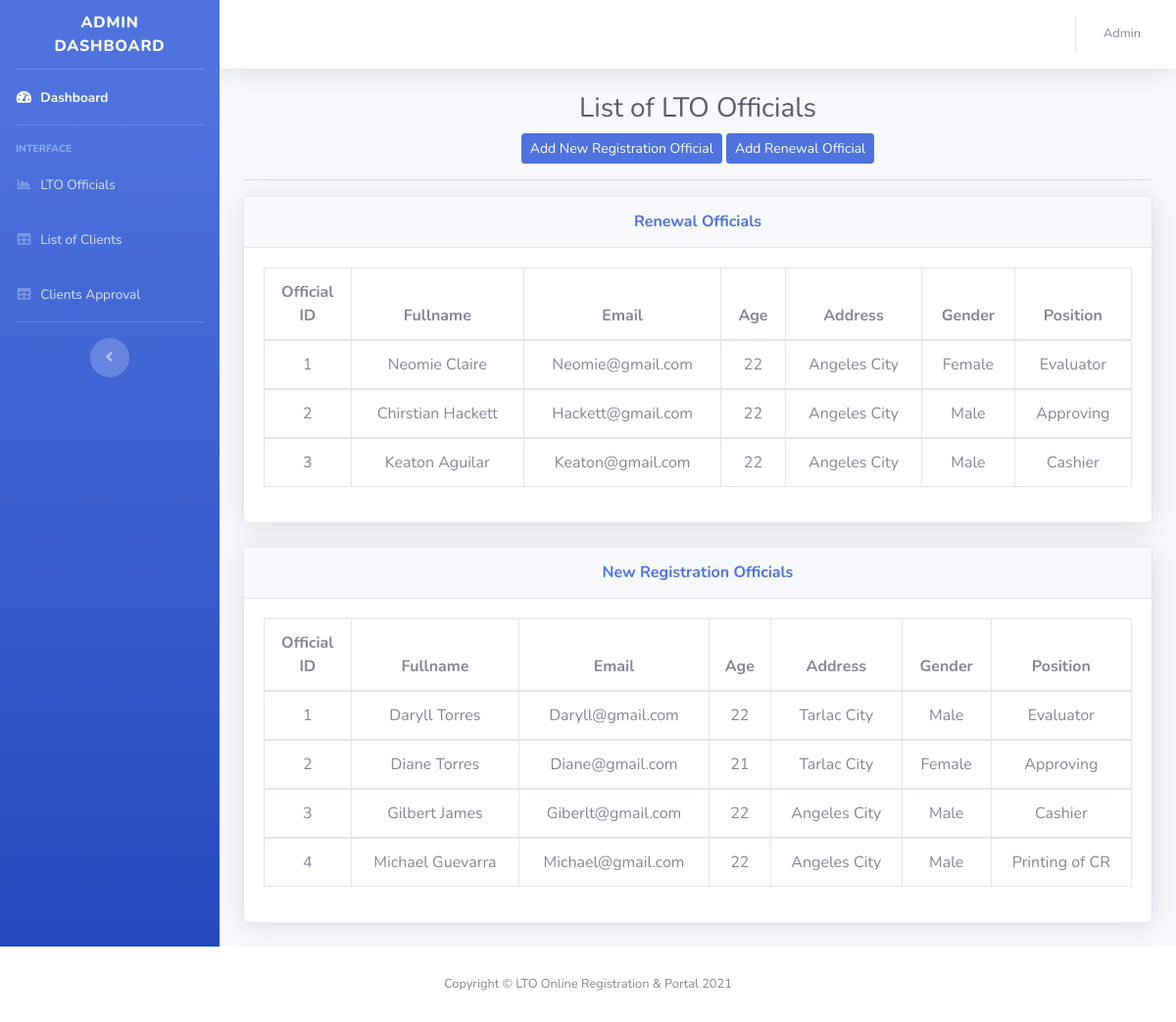
Page /aoDashboard.php on the committed database.
### tables this page shows
CREATE TABLE `renewalofficialstbl` (
  `ID` int(11) NOT NULL,
  `Fullname` varchar(255) NOT NULL,
  `Birthdate` varchar(255) NOT NULL,
  `Age` varchar(255) NOT NULL,
  `Address` varchar(255) NOT NULL,
  `Gender` varchar(255) NOT NULL,
  `Position` varchar(255) NOT NULL,
  `Email` varchar(255) NOT NULL,
  `Password` varchar(255) NOT NULL,
  `Status` tinyint(4) NOT NULL
);

CREATE TABLE `registrationofficialstbl` (
  `ID` int(11) NOT NULL,
  `Fullname` varchar(255) NOT NULL,
  `Birthdate` varchar(255) NOT NULL,
  `Age` varchar(255) NOT NULL,
  `Address` varchar(255) NOT NULL,
  `Gender` varchar(255) NOT NULL,
  `Position` varchar(255) NOT NULL,
  `Email` varchar(255) NOT NULL,
  `Password` varchar(255) NOT NULL,
  `Status` tinyint(4) NOT NULL
);

### aoDashboard.php (the view, shortened to what this page needs)
<!DOCTYPE html>
<html lang="en">
<head>
    <link href="vendor/fontawesome-free/css/all.min.css" rel="stylesheet" type="text/css">
    <link href="css/sb-admin-2.min.css" rel="stylesheet">
</head>
<body id="page-top">
    <div id="wrapper">
        <ul class="navbar-nav bg-gradient-primary sidebar sidebar-dark accordion" id="accordionSidebar">
            <a class="sidebar-brand d-flex align-items-center justify-content-center">
                <div class="sidebar-brand-text mx-3">Admin Dashboard</div>
            </a>
            <hr class="sidebar-divider my-0">
            <li class="nav-item active">
                <a class="nav-link" href="aDashboard.php">
                    <i class="fas fa-fw fa-tachometer-alt"></i>
                    <span>Dashboard</span></a>
            </li>
            <hr class="sidebar-divider">
            <div class="sidebar-heading">
                Interface
            </div>
            <li class="nav-item">
                <a class="nav-link" href="aoDashboard.php">
                    <i class="fas fa-fw fa-chart-area"></i>
                    <span>LTO Officials</span></a>
            </li>
            <li class="nav-item">
                <a class="nav-link" href="acDashboard.php">
                    <i class="fas fa-fw fa-table"></i>
                    <span>List of Clients</span></a>
            </li>
            <li class="nav-item">
                <a class="nav-link" href="acaDashboard.php">
                    <i class="fas fa-fw fa-table"></i>
                    <span>Clients Approval</span></a>
            </li>
            <hr class="sidebar-divider d-none d-md-block">
            <div class="text-center d-none d-md-inline">
                <button class="rounded-circle border-0" id="sidebarToggle"></button>
            </div>
        </ul>
        <div id="content-wrapper" class="d-flex flex-column">
            <div id="content">
                <nav class="navbar navbar-expand navbar-light bg-white topbar mb-4 static-top shadow">
                    <ul class="navbar-nav ml-auto">
                        <li class="nav-item dropdown no-arrow">
                            <a class="nav-link dropdown-toggle" href="#" id="userDropdown" role="button"
                                data-toggle="dropdown" aria-haspopup="true" aria-expanded="false">
                                <span class="mr-2 d-none d-lg-inline text-gray-600 small">Admin</span>
                            </a>
                        </li>
                    </ul>
                </nav>
                <div class="container-fluid" style = "text-align:center">
                    <h1 class="h3 mb-2 text-gray-800">List of LTO Officials</h1>
                    <button type="button" class="open-addNewLesson btn btn-primary btn-sm" data-toggle="modal" data-target="#addNewRegistration" > Add New Registration Official</button>
                            <button type="button" class="open-addNewLesson btn btn-primary btn-sm" data-toggle="modal" data-target="#addNewRenewal" > Add Renewal Official</button>
                            <hr>
                    <div class="card shadow mb-4">
                        <div class="card-header py-3">
                            <h6 class="m-0 font-weight-bold text-primary">Renewal Officials</h6>
                        </div>
                        <div class="card-body">
                            <div class="table-responsive">
                                <table  class="table table-bordered" id="dataTable" width="100%" cellspacing="0">
                                <?php
                                include ("condb.php");
                                  echo"<thead>
                                  <tr>
                                    <th  width='10%'>Official ID</th>
                                    <th>Fullname</th>
                                    <th>Email</th>
                                    <th>Age</th>
                                    <th>Address</th>
                                    <th>Gender</th>
                                    <th>Position</th>
                                  </tr>";
                                $sql = "SELECT * FROM renewalofficialstbl WHERE Status = '1' ORDER BY ID";
                                $result = mysqli_query($cn, $sql);
                                  while($row = mysqli_fetch_assoc($result))
                                  {
                                echo"<tbody>";
                                echo "<tr>";
                                echo "<form method='POST' action='subDownload.php?id=" . $row['ID'] . "'>";
                                echo "<td>" . $row['ID'] . " </td> ";
                                echo "<td>" . $row['Fullname'] . " </td> ";
                                echo "<td>" . $row['Email'] . " </td> ";
                                echo "<td>" . $row['Age'] . " </td> ";
                                echo "<td>" . $row['Address'] . " </td> ";
                                echo "<td>" . $row['Gender'] . " </td> ";
                                echo "<td>" . $row['Position'] . " </td> ";
                                echo "</form>";
                                echo "</tr>";
                }
                   ?>
               </table>
                            </div>
                        </div>
                    </div>
                    <div class="card shadow mb-4">
                        <div class="card-header py-3">
                            <h6 class="m-0 font-weight-bold text-primary">New Registration Officials</h6>
                        </div>
                        <div class="card-body">
                            <div class="table-responsive">
                                <table class="table table-bordered" id="dataTable" width="100%" cellspacing="0">
                                <?php
                               include ("condb.php");
                                  echo"<thead>
                                  <tr>
                                    <th width='10%'>Official ID</th>
                                    <th>Fullname</th>
                                    <th>Email</th>
                                    <th>Age</th>
                                    <th>Address</th>
                                    <th>Gender</th>
                                    <th>Position</th>
                                  </tr>";
                                $sql = "SELECT * FROM registrationofficialstbl WHERE Status = '1'ORDER BY ID";
                                $result = mysqli_query($cn, $sql);
                                  while($row = mysqli_fetch_assoc($result))
                                  {
                                echo"<tbody>";
                                echo "<tr>";
                                echo "<form method='POST' action='subDownload.php?id=" . $row['ID'] . "'>";
                                echo "<td>" . $row['ID'] . " </td> ";
                                echo "<td>" . $row['Fullname'] . " </td> ";
                                echo "<td>" . $row['Email'] . " </td> ";
                                echo "<td>" . $row['Age'] . " </td> ";
                                echo "<td>" . $row['Address'] . " </td> ";
                                echo "<td>" . $row['Gender'] . " </td> ";
                                echo "<td>" . $row['Position'] . " </td> ";
                                echo "</form>";
                                echo "</tr>";
                }
                   ?>
               </table>
                            </div>
                        </div>
                    </div>
                            </div>
                        </div>
                    </div>
    </div>
            <footer class="sticky-footer bg-white">
                <div class="container my-auto">
                    <div class="copyright text-center my-auto">
                        <span>Copyright &copy; LTO Online Registration & Portal 2021</span>
                    </div>
                </div>
            </footer>
</body>
</html>

### rows in the picture
renewalofficialstbl: ID "1", Fullname "Neomie Claire", Email "Neomie@gmail.com", Age "22", Address "Angeles City", Gender "Female", Position "Evaluator"
renewalofficialstbl: ID "2", Fullname "Chirstian Hackett", Email "Hackett@gmail.com", Age "22", Address "Angeles City", Gender "Male", Position "Approving"
renewalofficialstbl: ID "3", Fullname "Keaton Aguilar", Email "Keaton@gmail.com", Age "22", Address "Angeles City", Gender "Male", Position "Cashier"
registrationofficialstbl: ID "1", Fullname "Daryll Torres", Email "Daryll@gmail.com", Age "22", Address "Tarlac City", Gender "Male", Position "Evaluator"
registrationofficialstbl: ID "2", Fullname "Diane Torres", Email "Diane@gmail.com", Age "21", Address "Tarlac City", Gender "Female", Position "Approving"
registrationofficialstbl: ID "3", Fullname "Gilbert James", Email "Giberlt@gmail.com", Age "22", Address "Angeles City", Gender "Male", Position "Cashier"
registrationofficialstbl: ID "4", Fullname "Michael Guevarra", Email "Michael@gmail.com", Age "22", Address "Angeles City", Gender "Male", Position "Printing of CR"
